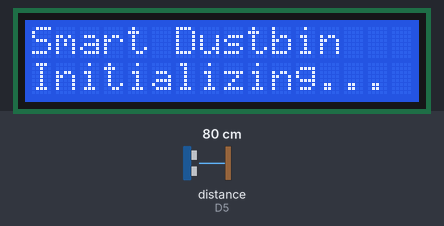
Bench run of a sketch on a simulated ESP8266 (NodeMCU). Shown: 16×2 character LCD. The inputs (shaded band) are chosen by the test bench; at power-on: distance to the obstacle (sensor on D5) 80 cm. The echo pulse lasts 58.3 µs per cm; what the sketch prints to the serial monitor is not drawn.

Above: at 11.4 s.
At 13.4 s:
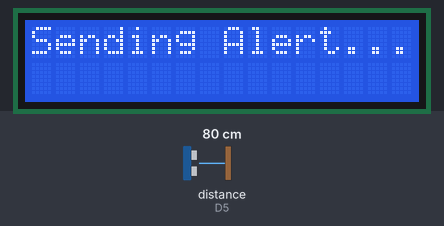
At 31.9 s:
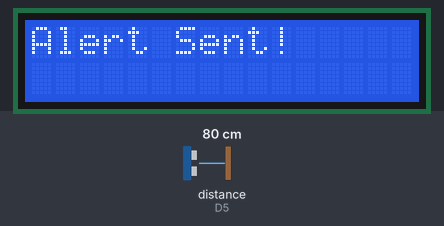

The sketch:

SMARTDUSTBIN.ino
```cpp
#include <Wire.h>
#include <LiquidCrystal_I2C.h>
#include <SoftwareSerial.h>
LiquidCrystal_I2C lcd(0x27, 16, 2);
//SoftwareSerial gsmSerial(D4, D3);,
const int trigPin = D6;
const int echoPin = D5;
const int threshold = 70;
String phoneNumber = "+919141245024";

void setup()
{
  lcd.init();
  Wire.begin(D2,D1);
  lcd.backlight();
  Serial.begin(9600);
  pinMode(trigPin,OUTPUT);
  pinMode(echoPin,INPUT);
  //gsmSerial.begin(9600);
  Serial.begin(9600);    // Setting the baud rate of Serial Monitor (Arduino)
   delay(1000);
   Serial.println("Preparing to send SMS");
   SendMessage();
  delay(1000);
  lcd.clear();
  lcd.print("Smart Dustbin");
  lcd.setCursor(0, 1);
  lcd.print("Initializing...");
  delay(2000);
}

void loop()
{
  long duration, distance;
  digitalWrite(trigPin, LOW);
  delayMicroseconds(2);
  digitalWrite(trigPin, HIGH);
  delayMicroseconds(10);
  digitalWrite(trigPin, LOW);
  duration = pulseIn(echoPin, HIGH);
  distance = (duration / 2) * 0.0342;
  Serial.print("distnace is");
  Serial.println(distance);
  int fillLevel = distance*100/40 ;
  //Serial.print(fillLevel);
  //int fillLevel = map(distance, 0, 100, 100, 0);
  lcd.clear();
  lcd.setCursor(0, 1);
  lcd.print("Fill Level: ");
  lcd.print(fillLevel);
  lcd.print("%");
  if (fillLevel >= threshold) {
    SendMessage();
  }
  delay(2000);
}

void SendMessage()
{
  lcd.clear();
  lcd.print("Sending Alert...");
  //gsmSerial.println("AT+CPIN=<SIM_PIN>");
   Serial.println("Setting the GSM in text mode");
   Serial.println("AT+CMGF=1\r");
   delay(2000);
  //gsmSerial.println("AT+CMGF=1");
  Serial.println("Sending SMS to the desired phone number!");
   Serial.println("AT+CMGS=\"+919141245024\"\r");
  delay(1000);
  //gsmSerial.print("AT+CMGS=\"+919535343392\"\r");
  //gsmSerial.print(phoneNumber);
  //gsmSerial.println("\"");
  delay(1000);
  //String message = "Dustbin Full! Please Empty.";
  //gsmSerial.print(message);
  Serial.println("Hello Smart Dustbin");    // SMS Text
   delay(200);
   Serial.println((char)26);
  delay(1000);
  //gsmSerial.write(0x1A);
  delay(2000);
  lcd.clear();
  lcd.print("Alert Sent!");
  delay(2000);
}
```

Measured:
- what the display in image 0 shows lasts 2.1 s, from 11.3 s to 13.4 s
- what the display in image 1 shows lasts 7.2 s, from 13.4 s to 20.6 s
- what the display in image 2 shows lasts 4.1 s, from 31.8 s to 35.9 s
